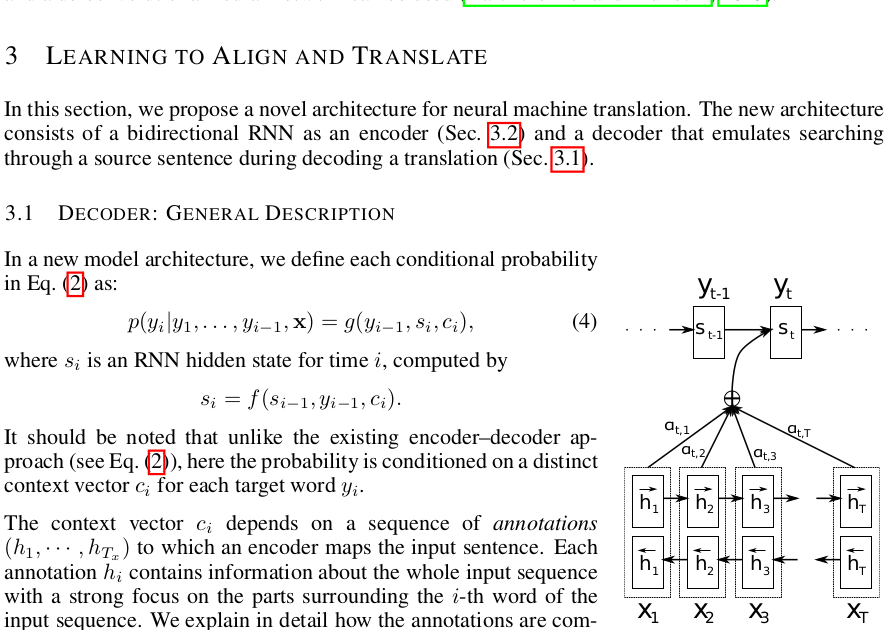
#> input picture docs/papers/cn/figures/1409.0473/fig1.png, 886 x 630 px
$ python -i enrich_cn_papers.py   (imports and definitions only)
#> lines starting #> are read from the running program, lines starting #| are printed output that depends on the picture
#!/usr/bin/env python3
"""Extract figures from the English PDFs and patch the Chinese HTML guides.

- Locate every "Figure N:" / "SuppFigure N:" caption, gather the vector drawings and
  images above it (plus their axis labels and sub-captions), and render that region.
- Inject MathJax so the LaTeX formulas in the guides render.
- Insert <img> tags into empty <figure> / .figure-placeholder blocks.

Extraction needs PyMuPDF (``pip install pymupdf``); patching needs only the standard library.

    python scripts/enrich_cn_papers.py            # extract + patch
    python scripts/enrich_cn_papers.py --patch    # only rewrite HTML
    python scripts/enrich_cn_papers.py --extract  # only extract figures
"""
from __future__ import annotations

import argparse
import re
import shutil
from pathlib import Path

ROOT = Path(__file__).resolve().parents[1]
EN_DIR = ROOT / "docs" / "papers" / "en"
CN_DIR = ROOT / "docs" / "papers" / "cn"
FIG_DIR = CN_DIR / "figures"

DPI = 170

MATHJAX = """
<script>
window.MathJax = {
  tex: {
    inlineMath: [['\\\\(', '\\\\)'], ['$', '$']],
    displayMath: [['\\\\[', '\\\\]'], ['$$', '$$']],
    processEscapes: true
  }
};
</script>
<script id="MathJax-script" async src="https://cdn.jsdelivr.net/npm/mathjax@3/es5/tex-mml-chtml.js"></script>
"""

FIG_CSS = """
  figure { text-align: center; margin: 1.6em auto; }
  figure img, .paper-fig { max-width: 100%; height: auto; border: 1px solid #e5e7eb; background: #fff; }
  figcaption, .caption { font-size: 0.95em; color: #444; margin-top: 0.5em; text-align: left; }
  .figure-placeholder { border: none; padding: 0; background: transparent; }
"""

# A caption must start its own text block and be followed by punctuation or a capitalised
# sentence, so in-text references such as "Figure 3 shows" are never taken as captions.
CAPTION_RE = re.compile(r"^(Supp)?(?:Figure|Fig\.)\s*(\d+(?:\.\d+)?)(?:\s*[:.]|\s+(?=[A-Z]))")
ANY_CAPTION_RE = re.compile(r"^(?:Supp)?(?:Figure|Fig\.|Table)\s*\d+(?:\.\d+)?\s*[:.]", re.I)
CN_SUPP_RE = re.compile(r"SuppFigure\s*(\d+)", re.I)
CN_FIG_RE = re.compile(r"图\s*(\d+(?:\.\d+)?)")
IMG_RE = re.compile(r'<img class="paper-fig" src="(figures/[^"]+)"[^>]*>\n?')

GROW_GAP = 22.0      # max vertical gap (pt) between pieces of one figure
SEED_GAP = 90.0      # max gap between the caption and the lowest piece of its figure
LABEL_PAD = 12.0     # text this close to the graphics is treated as a label


def pdf_ids() -> list[str]:
    return [pdf.stem.split("_", 1)[0] for pdf in sorted(EN_DIR.glob("*.pdf"))]


def pdf_for(arxiv: str) -> Path | None:
    matches = list(EN_DIR.glob(f"{arxiv}_*.pdf"))
    return matches[0] if matches else None


def html_for(arxiv: str) -> Path | None:
    matches = list(CN_DIR.glob(f"{arxiv}_*_cn.html"))
    return matches[0] if matches else None


def fig_stem(supp: bool, num: str) -> str:
    return ("supp" if supp else "fig") + num.replace(".", "_")


# ---------------------------------------------------------------- extraction

# [6 lines left out: function _column, not called in this run]


def _h_overlap(r, lo: float, hi: float) -> float:
    return max(0.0, min(r.x1, hi) - max(r.x0, lo))


def _in_column(r, lo: float, hi: float) -> bool:
    return r.width > 0 and _h_overlap(r, lo, hi) >= 0.5 * r.width


HEADING_RE = re.compile(r"^(?:[A-Z]\.)?\d+(?:\.\d+)*\.?\s+[A-Z]")


def _is_paragraph(block, col_w: float) -> bool:
    rect, text = block
    return len(text) > 100 and rect.width > 0.55 * col_w


def _boxed(rect, graphics) -> bool:
    return any(g.width > 20 and g.height > 10 and (g + (-3, -3, 3, 3)).contains(rect) for g in graphics)


# [173 lines left out: functions _graphics, figure_rect, _finish, _text_figure, not called in this run]


def trim_whitespace(path: Path, pad: int = 6) -> None:
#> called with pad = 6
    from PIL import Image, ImageChops

    im = Image.open(path).convert("RGB")
#> im is the input picture: PIL image 886x630 RGB; mean R, G, B 237.7, 237.7, 237.3
    diff = ImageChops.difference(im, Image.new("RGB", im.size, (255, 255, 255)))
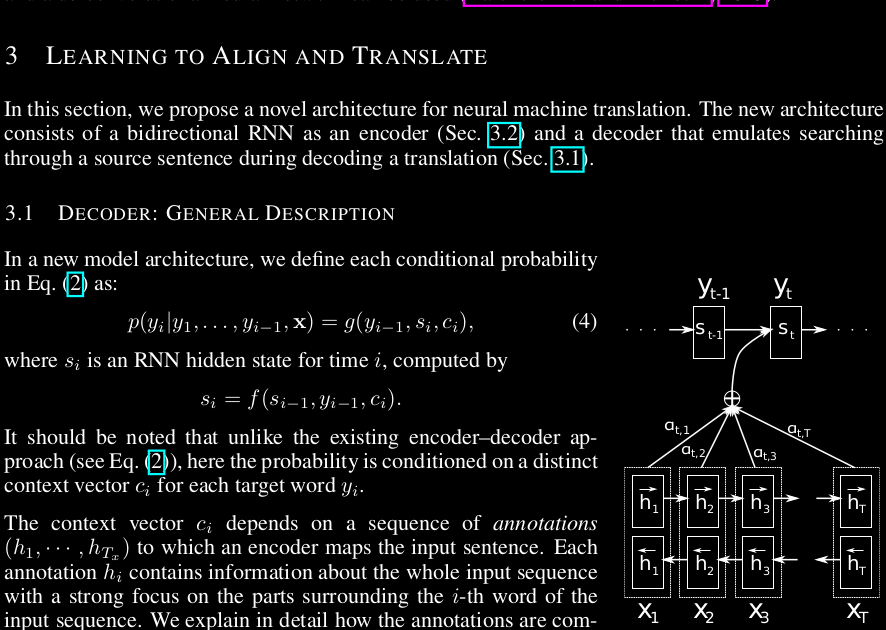
#> diff: PIL image 886x630 RGB; mean R, G, B 17.3, 17.3, 17.7
    bbox = diff.point(lambda p: 0 if p < 16 else 255).getbbox()
#> bbox = (4, 0, 884, 630)
    if not bbox:
        return
    l, t, r, b = bbox
#> l = 4; t = 0; r = 884; b = 630
    im.crop((max(0, l - pad), max(0, t - pad), min(im.width, r + pad), min(im.height, b + pad))).save(path, optimize=True)


# [77 lines left out: functions extract_one, inject_head, not called in this run]


def drop_missing_images(html: str) -> str:
    return IMG_RE.sub(lambda m: m.group(0) if (CN_DIR / m.group(1)).is_file() else "", html)


# [12 lines left out: function src_for, not called in this run]


def _img(src: str, label: str) -> str:
    return f'<img class="paper-fig" src="{src}" alt="{label}">\n'


# [60 lines left out: functions patch_html, main, not called in this run]


# [2 lines not run here, left out]

>>> result = trim_whitespace('../docs/papers/cn/figures/1409.0473/fig1.png')

$ run again, on docs/papers/cn/figures/1412.6980/fig2.png
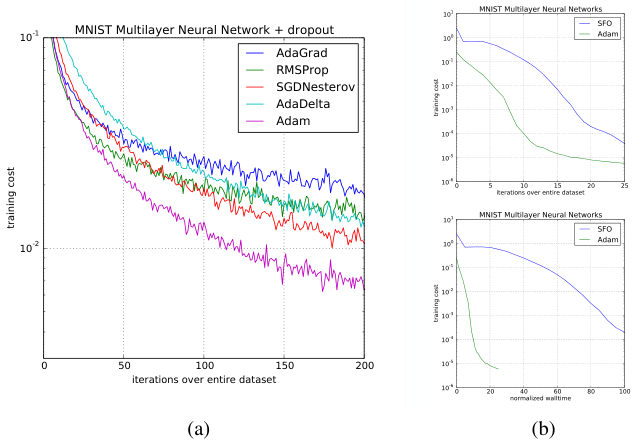
#> input picture docs/papers/cn/figures/1412.6980/fig2.png, 637 x 445 px
#> in trim_whitespace, im is the input picture: PIL image 637x445 RGB; mean R, G, B 247.2, 246.8, 247.9
#> in trim_whitespace, `diff = ImageChops.difference(im, Image.new("RGB", im.size, (255, 255, ..`:
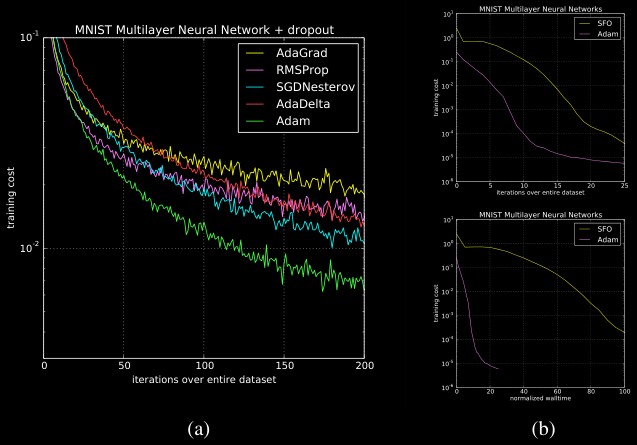
#> diff: PIL image 637x445 RGB; mean R, G, B 7.8, 8.2, 7.1
#> bbox = (6, 6, 631, 439)
#> l = 6; r = 631; b = 439

$ run again, on docs/papers/cn/figures/1412.6980/fig3.png
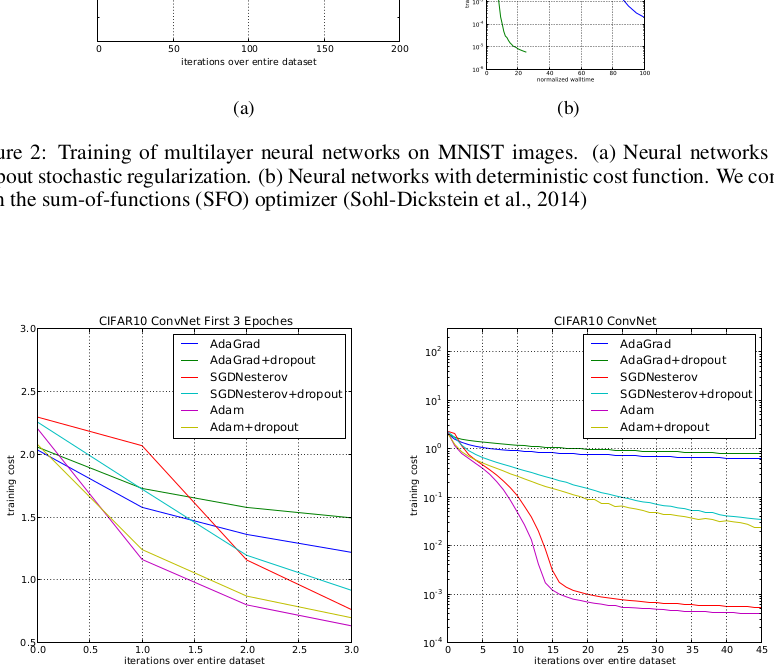
#> input picture docs/papers/cn/figures/1412.6980/fig3.png, 774 x 671 px
#> in trim_whitespace, im is the input picture: PIL image 774x671 RGB; mean R, G, B 244.5, 244.2, 244.4
#> in trim_whitespace, `diff = ImageChops.difference(im, Image.new("RGB", im.size, (255, 255, ..`:
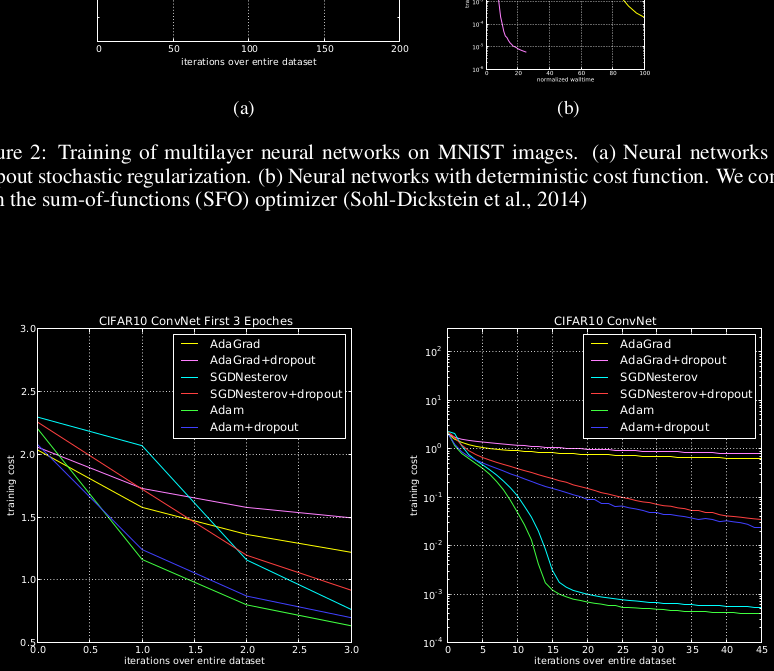
#> diff: PIL image 774x671 RGB; mean R, G, B 10.5, 10.8, 10.6
#> bbox = (0, 0, 774, 665)
#> l = 0; r = 774; b = 665

$ run again, on docs/papers/cn/figures/1508.07909/fig1.png
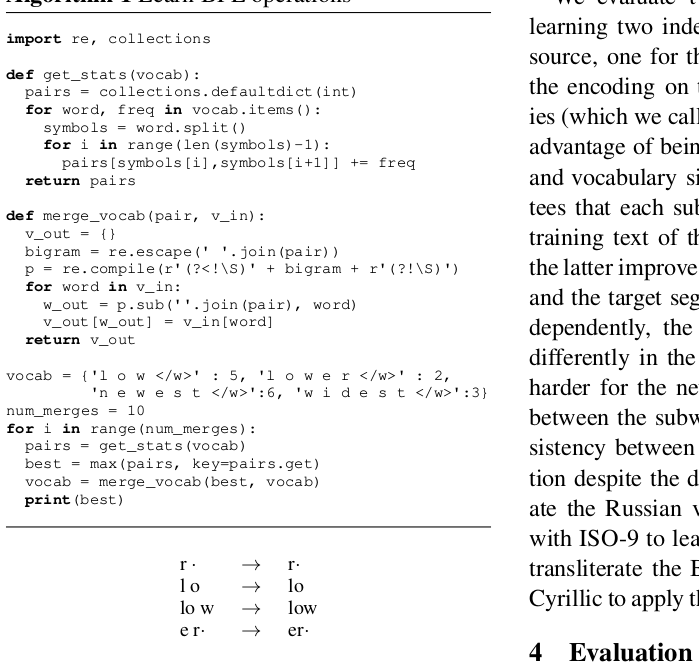
#> input picture docs/papers/cn/figures/1508.07909/fig1.png, 699 x 664 px
#> in trim_whitespace, im is the input picture: PIL image 699x664 RGB; min 0, max 255, mean 240.9
#> in trim_whitespace, `diff = ImageChops.difference(im, Image.new("RGB", im.size, (255, 255, ..`:
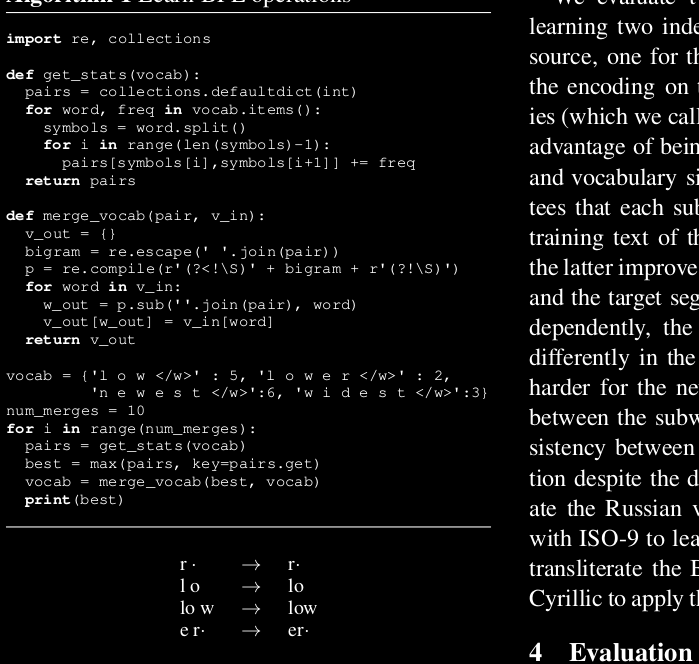
#> diff: PIL image 699x664 RGB; min 0, max 255, mean 14.1
#> bbox = (6, 0, 699, 662)
#> l = 6; t = 0; r = 699; b = 662
